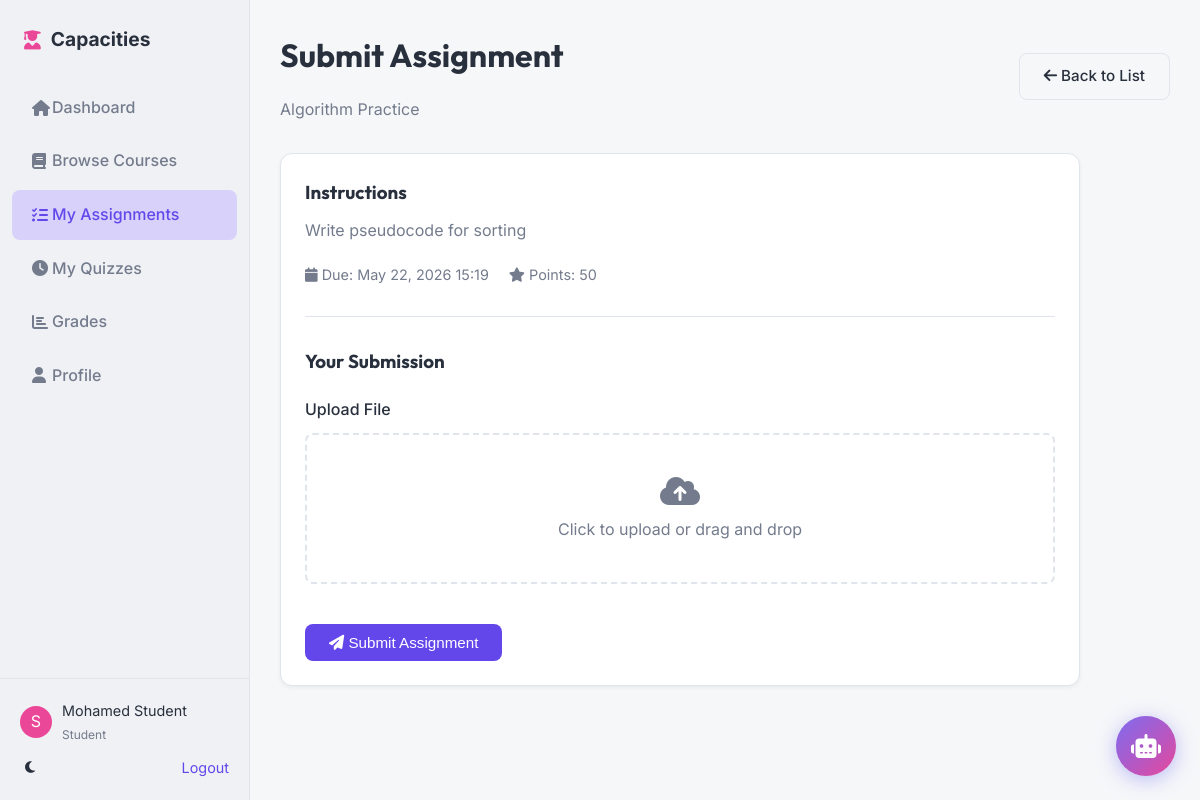
The page /student/assignments/submit/1 (signed in) on the database its author committed.
### tables this page shows
CREATE TABLE `assignments` (
  `id` INT UNSIGNED NOT NULL AUTO_INCREMENT,
  `course_id` INT UNSIGNED NOT NULL,
  `title` VARCHAR(200) NOT NULL,
  `description` TEXT NULL,
  `file_path` VARCHAR(255) NULL,
  `due_date` DATETIME NULL,
  `max_points` INT DEFAULT 100,
  `created_at` TIMESTAMP DEFAULT CURRENT_TIMESTAMP,
  PRIMARY KEY (`id`),
  INDEX `fk_assignments_course_idx` (`course_id` ASC),
  CONSTRAINT `fk_assignments_course`
    FOREIGN KEY (`course_id`)
    REFERENCES `courses` (`id`)
    ON DELETE CASCADE
);

### app/Controllers/AssignmentController.php (called while the page is built, shortened)
<?php
class AssignmentController {
    private $assignmentModel;
    private $submissionModel;
    public function __construct() {
        $this->assignmentModel = new Assignment();
        $this->submissionModel = new AssignmentSubmission();
    }
    public function submit($assignmentId) {
        $userId = Session::get('user_id');
        $assignment = $this->assignmentModel->findById($assignmentId);
        $submission = $this->submissionModel->getStudentSubmission($assignmentId, $userId);
        view('student/assignments/submit', [
            'assignment' => $assignment,
            'submission' => $submission
        ], 'sidebar-student');
    }
}

### index.php (called while the page is built)
<?php
require_once 'public/index.php';

### app/Config/Database.php (called while the page is built, shortened)
<?php
class Database {
    private static $connection = null;
    public static function connect() {
        if (self::$connection === null) {
            try {
                $dsn = "mysql:host=" . DB_HOST . ";dbname=" . DB_NAME . ";charset=" . DB_CHAR;
                $options = [
                    PDO::ATTR_ERRMODE => PDO::ERRMODE_EXCEPTION,
                    PDO::ATTR_DEFAULT_FETCH_MODE => PDO::FETCH_ASSOC,
                    PDO::ATTR_EMULATE_PREPARES => false,
                ];
                self::$connection = new PDO($dsn, DB_USER, DB_PASS, $options);
            } catch (PDOException $e) {
                if (DEBUG) {
                    die("Database Connection Error: " . $e->getMessage());
                } else {
                    die("System Error: Could not connect to the database.");
                }
            }
        }
        return self::$connection;
    }
}

### app/Models/Assignment.php (called while the page is built, shortened)
<?php
require_once APP . '/Config/Database.php';
class Assignment {
    private $db;
    public function __construct() {
        $this->db = Database::connect();
    }
    public function findById($id) {
        $sql = "SELECT * FROM assignments WHERE id = :id";
        $stmt = $this->db->prepare($sql);
        $stmt->execute([':id' => $id]);
        return $stmt->fetch();
    }
}

### app/Libraries/Session.php (called while the page is built, shortened)
<?php
class Session {
    public static function get($key) {
        return isset($_SESSION[$key]) ? $_SESSION[$key] : null;
    }
}

### app/Models/AssignmentSubmission.php (called while the page is built, shortened)
<?php
require_once APP . '/Config/Database.php';
class AssignmentSubmission {
    private $db;
    public function __construct() {
        $this->db = Database::connect();
    }
    public function getStudentSubmission($assignmentId, $studentId) {
        $sql = "SELECT * FROM assignment_submissions WHERE assignment_id = :assignment_id AND student_id = :student_id";
        $stmt = $this->db->prepare($sql);
        $stmt->execute([
            ':assignment_id' => $assignmentId,
            ':student_id' => $studentId
        ]);
        return $stmt->fetch();
    }
}

### views/student/assignments/submit.php (the view, shortened to what this page needs)
<div class="main-header">
    <div>
        <h1>Submit Assignment</h1>
        <p style="color: var(--text-muted);"><?= $assignment['title'] ?></p>
    </div>
    <a href="<?= APP_URL ?>/student/assignments" class="btn btn-outline"><i class="fas fa-arrow-left"></i> Back to List</a>
</div>
<div class="card" style="max-width: 800px;">
    <div style="margin-bottom: 30px;">
        <h3 style="margin-bottom: 10px;">Instructions</h3>
        <p style="color: var(--text-muted); line-height: 1.6;"><?= nl2br(htmlspecialchars($assignment['description'])) ?></p>
        <div style="margin-top: 20px; display: flex; gap: 20px; color: var(--text-muted); font-size: 0.9rem;">
            <span><i class="fas fa-calendar"></i> Due: <?= date('M d, Y H:i', strtotime($assignment['due_date'])) ?></span>
            <span><i class="fas fa-star"></i> Points: <?= $assignment['max_points'] ?></span>
        </div>
    </div>
    <hr style="border: 0; border-top: 1px solid var(--border-color); margin: 30px 0;">
    <div>
        <h3 style="margin-bottom: 20px;">Your Submission</h3>
        <?php if($submission): ?>
            <div style="background: #f0fdf4; border: 1px solid #bbf7d0; padding: 20px; border-radius: 8px;">
                <div style="display: flex; align-items: center; gap: 15px; margin-bottom: 10px;">
                    <i class="fas fa-check-circle" style="color: #16a34a; font-size: 1.5rem;"></i>
                    <div>
                        <h4 style="color: #166534; margin: 0;">Submitted Successfully</h4>
                        <small style="color: #15803d;"><?= date('M d, Y H:i', strtotime($submission['submitted_at'] ?? 'now')) ?></small>
                    </div>
                </div>
                <?php if($submission['grade'] !== null): ?>
                    <div style="margin-top: 15px; padding-top: 15px; border-top: 1px solid #bbf7d0;">
                        <strong>Grade: </strong> <?= $submission['grade'] ?> / <?= $assignment['max_points'] ?>
                        <?php if(!empty($submission['feedback'])): ?>
                            <p style="margin-top: 5px; color: #166534;"><strong>Feedback:</strong> <?= $submission['feedback'] ?></p>
                        <?php endif; ?>
                    </div>
                <?php else: ?>
                    <p style="margin-top: 10px; color: #166534;">Status: <span style="font-weight: 600;">Pending Grading</span></p>
                <?php endif; ?>
                <div style="margin-top: 15px;">
                    <a href="<?= APP_URL ?>/uploads/submissions/<?= $submission['file_path'] ?>" class="btn btn-outline" style="font-size: 0.9rem;" download>Download File</a>
                </div>
            </div>
        <?php else: ?>
            <form action="<?= APP_URL ?>/student/assignments/submit/<?= $assignment['id'] ?>" method="POST" enctype="multipart/form-data">
                <div class="form-group">
                    <label style="display: block; margin-bottom: 10px; font-weight: 500;">Upload File</label>
                    <div style="border: 2px dashed var(--border-color); padding: 40px; text-align: center; border-radius: 8px; cursor: pointer; transition: all 0.3s;" onclick="document.getElementById('file-upload').click()">
                        <i class="fas fa-cloud-upload-alt" style="font-size: 2rem; color: var(--text-muted); margin-bottom: 10px;"></i>
                        <p style="color: var(--text-muted); margin-bottom: 0;">Click to upload or drag and drop</p>
                    </div>
                </div>
                <button type="submit" class="btn btn-primary" style="margin-top: 20px;">
                    <i class="fas fa-paper-plane"></i> Submit Assignment
                </button>
            </form>
        <?php endif; ?>
    </div>
</div>

### public/assets/css/main.css (style rules this page uses)
* { box-sizing: border-box; margin: 0; padding: 0; }
body { font-family: var(--font-body); background-color: var(--bg-body); color: var(--text-main); transition: background-color 0.3s ease, color 0.3s ease; line-height: 1.6; }
h1, h2, h3, h4, h5, h6 { font-family: var(--font-heading); margin-bottom: 1rem; font-weight: 700; }
a { text-decoration: none; color: inherit; }
.card { background: var(--bg-card); border-radius: var(--radius); padding: 24px; box-shadow: var(--shadow-sm); border: 1px solid var(--border-color); transition: transform 0.2s ease, box-shadow 0.2s ease; }
.btn { display: inline-block; padding: 10px 24px; border-radius: 8px; font-weight: 500; cursor: pointer; transition: all 0.2s; border: none; font-size: 0.95rem; }
.btn-primary { background-color: var(--primary); color: white; }
.btn-outline { border: 1px solid var(--border-color); background: transparent; color: var(--text-main); }
.form-group { margin-bottom: 20px; }
.main-header { display: flex; justify-content: space-between; align-items: center; margin-bottom: 30px; }

### public/assets/css/theme.css (style rules this page uses)
:root { --primary-hue: 250; --primary: hsl(var(--primary-hue), 80%, 60%); --primary-hover: hsl(var(--primary-hue), 80%, 50%); --primary-light: hsl(var(--primary-hue), 80%, 90%); --secondary-hue: 180; --secondary: hsl(var(--secondary-hue), 70%, 50%); --accent-hue: 330; --accent: hsl(var(--accent-hue), 80%, 60%); --bg-body: hsl(220, 20%, 97%); --bg-card: hsl(0, 0%, 100%); --bg-sidebar: hsl(220, 20%, 95%); --text-main: hsl(220, 20%, 20%); --text-muted: hsl(220, 10%, 50%); --text-light: hsl(220, 10%, 90%); --border-color: hsl(220, 20%, 90%); --shadow-sm: 0 2px 4px rgba(0, 0, 0, 0.05); --shadow-md: 0 4px 6px rgba(0, 0, 0, 0.1); --shadow-lg: 0 10px 15px rgba(0, 0, 0, 0.1); --radius: 12px; --font-heading: "Outfit", sans-serif; --font-body: "Inter", sans-serif; --header-height: 70px; --sidebar-width: 250px; }

### rows shown on the page
assignments: title "Algorithm Practice", description "Write pseudocode for sorting", due_date "May 22, 2026 15:19", max_points "50"

### other values the page prints
Session::get('user_name') "Mohamed Student"
